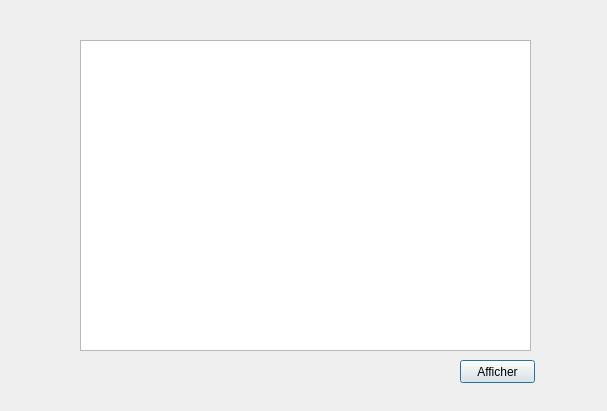
<?xml version="1.0" encoding="UTF-8"?>
<ui version="4.0">
 <class>affichage</class>
 <widget class="QDialog" name="affichage">
  <property name="geometry">
   <rect>
    <x>0</x>
    <y>0</y>
    <width>607</width>
    <height>411</height>
   </rect>
  </property>
  <property name="windowTitle">
   <string>Dialog</string>
  </property>
  <widget class="QTableView" name="tableView">
   <property name="geometry">
    <rect>
     <x>80</x>
     <y>40</y>
     <width>451</width>
     <height>311</height>
    </rect>
   </property>
  </widget>
  <widget class="QPushButton" name="pushButton">
   <property name="geometry">
    <rect>
     <x>460</x>
     <y>360</y>
     <width>75</width>
     <height>23</height>
    </rect>
   </property>
   <property name="text">
    <string>Afficher</string>
   </property>
  </widget>
 </widget>
 <resources/>
 <connections/>
</ui>
